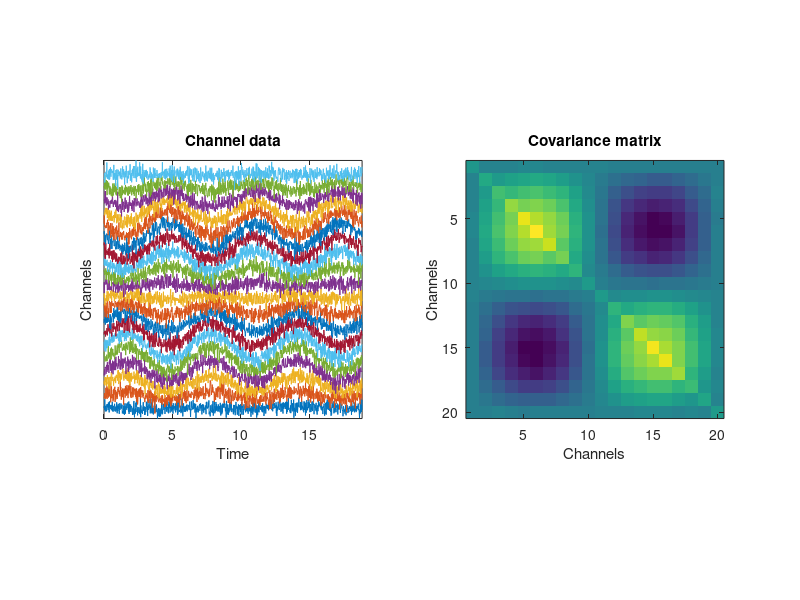
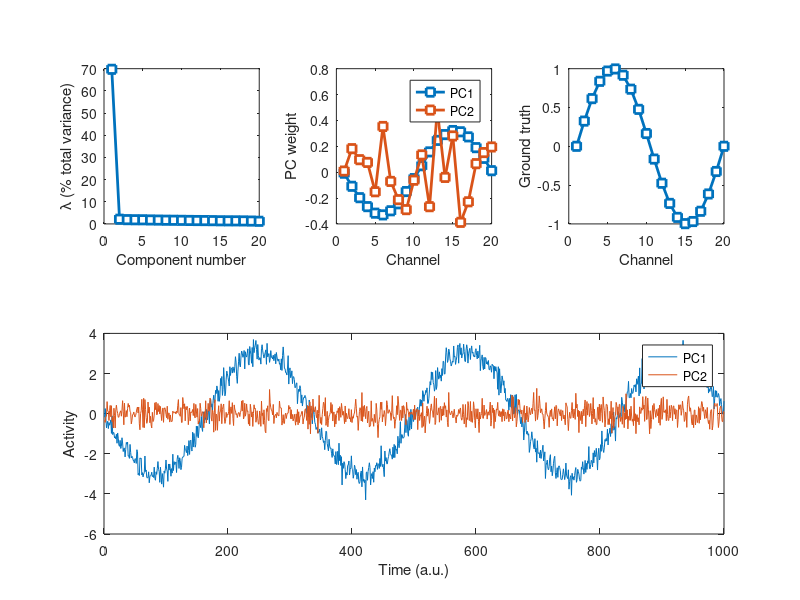

Reproduce these figures in MATLAB, in order.
%%
%     COURSE: Linear algebra: theory and implementation
%    SECTION: Quadratic form and definiteness
%      VIDEO: Application of the normalized quadratic form: PCA
% Instructor: sincxpress.com
% 
%%
clear, clc

%%


% simulation parameters
N = 1000; % time points
M =   20; % channels

% time vector (radian units)
t = linspace(0,6*pi,N);

% relationship across channels (imposing covariance)
chanrel = sin(linspace(0,2*pi,M))';

% create dataset
data = bsxfun(@times,repmat( sin(t),M,1 ),chanrel) + randn(M,N)/3;


% compute covariance matrix
data = bsxfun(@minus,data,mean(data,2));
covmat = data*data'/(N-1);

% visualize the data
figure(4), clf
subplot(121)
plot(t,bsxfun(@plus,data,(1:M)'))
set(gca,'ytick',[])
xlabel('Time'), ylabel('Channels')
axis tight, axis square
title('Channel data')

subplot(122)
imagesc(covmat)
axis square
xlabel('Channels'), ylabel('Channels')
title('Covariance matrix')


%% now for PCA


% eigendecomposition of covariance matrix
[evecs,evals] = eig( covmat );

% sort eigenvalues and eigenvectors
[evals,soidx] = sort( diag(evals),'descend' );
evecs = evecs(:,soidx);

% convert eigenvalues to percent variance explained
evals = 100*evals/sum(evals);


% compute component time series
r = 2; % two components
comp_time_series = evecs(:,1:r)'*data;


% visualize and interpret the results
figure(5), clf

% eigenvalues
subplot(231)
plot(evals,'s-','linew',2,'markerfacecolor','w')
axis square
xlabel('Component number'), ylabel('\lambda (% total variance)')

% eigenvectors
subplot(232)
plot(evecs(:,1:2),'s-','linew',2,'markerfacecolor','w')
axis square
xlabel('Channel'), ylabel('PC weight')
legend({'PC1';'PC2'})

% original channel modulator
subplot(233)
plot(chanrel,'s-','linew',2,'markerfacecolor','w')
axis square
xlabel('Channel'), ylabel('Ground truth')

% component time series
subplot(212)
plot(1:N,comp_time_series)
xlabel('Time (a.u.)'), ylabel('Activity')
legend({'PC1';'PC2'})

%% done.
